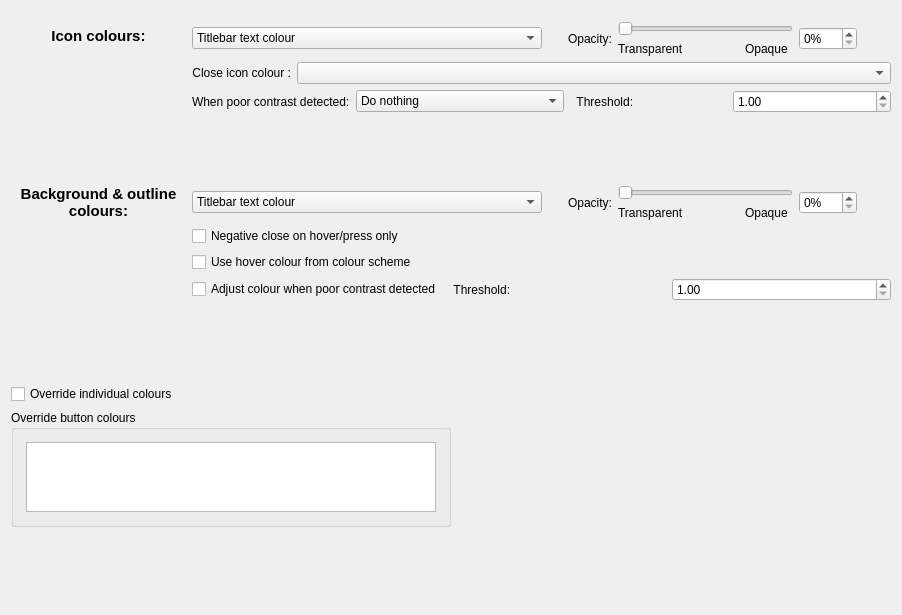
         <widget class="QWidget" name="scrollAreaWidgetContentsInactive">
          <property name="geometry">
           <rect>
            <x>0</x>
            <y>0</y>
            <width>902</width>
            <height>615</height>
           </rect>
          </property>
          <layout class="QVBoxLayout" name="verticalLayout_5">
           <item>
            <spacer name="verticalSpacer_8">
             <property name="orientation">
              <enum>Qt::Vertical</enum>
             </property>
             <property name="sizeType">
              <enum>QSizePolicy::Fixed</enum>
             </property>
             <property name="sizeHint" stdset="0">
              <size>
               <width>20</width>
               <height>10</height>
              </size>
             </property>
            </spacer>
           </item>
           <item>
            <layout class="QHBoxLayout" name="horizontalLayout_16">
             <item>
              <layout class="QFormLayout" name="formLayout_2">
               <item row="0" column="0">
                <widget class="QLabel" name="label_4">
                 <property name="minimumSize">
                  <size>
                   <width>175</width>
                   <height>0</height>
                  </size>
                 </property>
                 <property name="text">
                  <string>&lt;html&gt;&lt;head/&gt;&lt;body&gt;&lt;p&gt;&lt;span style=&quot; font-size:11pt; font-weight:600;&quot;&gt;Icon colours:&lt;/span&gt;&lt;/p&gt;&lt;/body&gt;&lt;/html&gt;</string>
                 </property>
                 <property name="alignment">
                  <set>Qt::AlignCenter</set>
                 </property>
                 <property name="buddy">
                  <cstring>buttonIconColorsInactive</cstring>
                 </property>
                </widget>
               </item>
               <item row="0" column="1">
                <layout class="QHBoxLayout" name="horizontalLayout_12">
                 <item>
                  <widget class="QComboBox" name="buttonIconColorsInactive">
                   <property name="enabled">
                    <bool>true</bool>
                   </property>
                   <property name="sizePolicy">
                    <sizepolicy hsizetype="Preferred" vsizetype="Fixed">
                     <horstretch>0</horstretch>
                     <verstretch>0</verstretch>
                    </sizepolicy>
                   </property>
                   <property name="minimumSize">
                    <size>
                     <width>350</width>
                     <height>0</height>
                    </size>
                   </property>
                   <property name="sizeAdjustPolicy">
                    <enum>QComboBox::AdjustToContentsOnFirstShow</enum>
                   </property>
                   <item>
                    <property name="text">
                     <string>Titlebar text colour</string>
                    </property>
                   </item>
                   <item>
                    <property name="text">
                     <string>Titlebar text colour with negative close icon</string>
                    </property>
                   </item>
                   <item>
                    <property name="text">
                     <string>Accent colour</string>
                    </property>
                   </item>
                   <item>
                    <property name="text">
                     <string>Accent colour with negative close icon</string>
                    </property>
                   </item>
                   <item>
                    <property name="text">
                     <string>Accent colour with traffic lights</string>
                    </property>
                   </item>
                  </widget>
                 </item>
                 <item>
                  <spacer name="horizontalSpacer_13">
                   <property name="orientation">
                    <enum>Qt::Horizontal</enum>
                   </property>
                   <property name="sizeType">
                    <enum>QSizePolicy::Fixed</enum>
                   </property>
                   <property name="sizeHint" stdset="0">
                    <size>
                     <width>20</width>
                     <height>20</height>
                    </size>
                   </property>
                  </spacer>
                 </item>
                 <item>
                  <widget class="QLabel" name="label_8">
                   <property name="text">
                    <string>Opacity:</string>
                   </property>
                   <property name="buddy">
                    <cstring>buttonIconOpacityInactive</cstring>
                   </property>
                  </widget>
                 </item>
                 <item>
                  <layout class="QGridLayout" name="gridLayout_6">
                   <item row="1" column="2">
                    <widget class="QLabel" name="opacitySliderLabel_2_Inactive_2">
                     <property name="text">
                      <string>Opaque</string>
                     </property>
                    </widget>
                   </item>
                   <item row="1" column="0">
                    <widget class="QLabel" name="opacitySliderLabel_1_Inactive_2">
                     <property name="text">
                      <string>Transparent</string>
                     </property>
                    </widget>
                   </item>
                   <item row="0" column="0" colspan="3">
                    <widget class="QSlider" name="buttonIconOpacitySliderInactive">
                     <property name="sizePolicy">
                      <sizepolicy hsizetype="Fixed" vsizetype="Fixed">
                       <horstretch>0</horstretch>
                       <verstretch>0</verstretch>
                      </sizepolicy>
                     </property>
                     <property name="minimumSize">
                      <size>
                       <width>175</width>
                       <height>0</height>
                      </size>
                     </property>
                     <property name="maximum">
                      <number>100</number>
                     </property>
                     <property name="orientation">
                      <enum>Qt::Horizontal</enum>
                     </property>
                    </widget>
                   </item>
                   <item row="1" column="1">
                    <spacer name="horizontalSpacer_14">
                     <property name="orientation">
                      <enum>Qt::Horizontal</enum>
                     </property>
                     <property name="sizeType">
                      <enum>QSizePolicy::Preferred</enum>
                     </property>
                     <property name="sizeHint" stdset="0">
                      <size>
                       <width>15</width>
                       <height>0</height>
                      </size>
                     </property>
                    </spacer>
                   </item>
                  </layout>
                 </item>
                 <item>
                  <widget class="QSpinBox" name="buttonIconOpacityInactive">
                   <property name="suffix">
                    <string>%</string>
                   </property>
                   <property name="maximum">
                    <number>100</number>
                   </property>
                  </widget>
                 </item>
                 <item>
                  <spacer name="horizontalSpacer_17">
                   <property name="orientation">
                    <enum>Qt::Horizontal</enum>
                   </property>
                   <property name="sizeHint" stdset="0">
                    <size>
                     <width>40</width>
                     <height>20</height>
                    </size>
                   </property>
                  </spacer>
                 </item>
                </layout>
               </item>
               <item row="1" column="1">
                <layout class="QFormLayout" name="formLayout_9">
                 <item row="0" column="0">
                  <widget class="QLabel" name="closeButtonIconColorLabelInactive">
                   <property name="minimumSize">
                    <size>
                     <width>0</width>
                     <height>0</height>
                    </size>
                   </property>
                   <property name="text">
                    <string>Close icon colour :</string>
                   </property>
                   <property name="alignment">
                    <set>Qt::AlignRight|Qt::AlignTrailing|Qt::AlignVCenter</set>
                   </property>
                   <property name="buddy">
                    <cstring>closeButtonIconColorInactive</cstring>
                   </property>
                  </widget>
                 </item>
                 <item row="0" column="1">
                  <widget class="QComboBox" name="closeButtonIconColorInactive">
                   <property name="sizePolicy">
                    <sizepolicy hsizetype="Preferred" vsizetype="Fixed">
                     <horstretch>0</horstretch>
                     <verstretch>0</verstretch>
                    </sizepolicy>
                   </property>
                   <property name="sizeAdjustPolicy">
                    <enum>QComboBox::AdjustToContents</enum>
                   </property>
                  </widget>
                 </item>
                </layout>
               </item>
               <item row="2" column="1">
                <layout class="QHBoxLayout" name="horizontalLayout_6">
                 <item>
                  <widget class="QLabel" name="label_10">
                   <property name="text">
                    <string>When poor contrast detected:</string>
                   </property>
                   <property name="buddy">
                    <cstring>onPoorIconContrastInactive</cstring>
                   </property>
                  </widget>
                 </item>
                 <item>
                  <widget class="QComboBox" name="onPoorIconContrastInactive">
                   <property name="sizeAdjustPolicy">
                    <enum>QComboBox::AdjustToContentsOnFirstShow</enum>
                   </property>
                   <item>
                    <property name="text">
                     <string>Do nothing</string>
                    </property>
                   </item>
                   <item>
                    <property name="text">
                     <string>Replace with black or white</string>
                    </property>
                   </item>
                   <item>
                    <property name="text">
                     <string>Replace with titlebar background</string>
                    </property>
                   </item>
                  </widget>
                 </item>
                 <item>
                  <widget class="QLabel" name="poorIconContrastThresholdInactive_label">
                   <property name="text">
                    <string>  Threshold:</string>
                   </property>
                   <property name="buddy">
                    <cstring>poorIconContrastThresholdInactive</cstring>
                   </property>
                  </widget>
                 </item>
                 <item>
                  <widget class="QDoubleSpinBox" name="poorIconContrastThresholdInactive">
                   <property name="minimum">
                    <double>1.000000000000000</double>
                   </property>
                   <property name="maximum">
                    <double>21.000000000000000</double>
                   </property>
                   <property name="singleStep">
                    <double>0.100000000000000</double>
                   </property>
                  </widget>
                 </item>
                </layout>
               </item>
               <item row="3" column="1">
                <spacer name="verticalSpacer_6">
                 <property name="orientation">
                  <enum>Qt::Vertical</enum>
                 </property>
                 <property name="sizeType">
                  <enum>QSizePolicy::Fixed</enum>
                 </property>
                 <property name="sizeHint" stdset="0">
                  <size>
                   <width>20</width>
                   <height>60</height>
                  </size>
                 </property>
                </spacer>
               </item>
               <item row="4" column="0">
                <widget class="QLabel" name="label_23">
                 <property name="enabled">
                  <bool>true</bool>
                 </property>
                 <property name="minimumSize">
                  <size>
                   <width>175</width>
                   <height>0</height>
                  </size>
                 </property>
                 <property name="text">
                  <string>&lt;html&gt;&lt;head/&gt;&lt;body&gt;&lt;p&gt;&lt;span style=&quot; font-size:11pt; font-weight:600;&quot;&gt;Background &amp;amp;&amp;amp; outline&lt;br/&gt;colours:&lt;/span&gt;&lt;/p&gt;&lt;/body&gt;&lt;/html&gt;</string>
                 </property>
                 <property name="alignment">
                  <set>Qt::AlignCenter</set>
                 </property>
                 <property name="margin">
                  <number>2</number>
                 </property>
                 <property name="buddy">
                  <cstring>buttonBackgroundColorsInactive</cstring>
                 </property>
                </widget>
               </item>
               <item row="4" column="1">
                <layout class="QHBoxLayout" name="horizontalLayout_7">
                 <item>
                  <widget class="QComboBox" name="buttonBackgroundColorsInactive">
                   <property name="sizePolicy">
                    <sizepolicy hsizetype="Preferred" vsizetype="Fixed">
                     <horstretch>0</horstretch>
                     <verstretch>0</verstretch>
                    </sizepolicy>
                   </property>
                   <property name="minimumSize">
                    <size>
                     <width>350</width>
                     <height>0</height>
                    </size>
                   </property>
                   <item>
                    <property name="text">
                     <string>Titlebar text colour</string>
                    </property>
                   </item>
                   <item>
                    <property name="text">
                     <string>Titlebar text colour with negative close button</string>
                    </property>
                   </item>
                   <item>
                    <property name="text">
                     <string>Accent colour</string>
                    </property>
                   </item>
                   <item>
                    <property name="text">
                     <string>Accent colour with negative close button</string>
                    </property>
                   </item>
                   <item>
                    <property name="text">
                     <string>Accent colour with traffic lights</string>
                    </property>
                   </item>
                  </widget>
                 </item>
                 <item>
                  <spacer name="horizontalSpacer_12">
                   <property name="orientation">
                    <enum>Qt::Horizontal</enum>
                   </property>
                   <property name="sizeType">
                    <enum>QSizePolicy::Fixed</enum>
                   </property>
                   <property name="sizeHint" stdset="0">
                    <size>
                     <width>20</width>
                     <height>20</height>
                    </size>
                   </property>
                  </spacer>
                 </item>
                 <item>
                  <widget class="QLabel" name="label_7">
                   <property name="text">
                    <string>Opacity:</string>
                   </property>
                   <property name="buddy">
                    <cstring>buttonBackgroundOpacityInactive</cstring>
                   </property>
                  </widget>
                 </item>
                 <item>
                  <layout class="QGridLayout" name="gridLayout_3">
                   <item row="0" column="0" colspan="3">
                    <widget class="QSlider" name="buttonBackgroundOpacitySliderInactive">
                     <property name="sizePolicy">
                      <sizepolicy hsizetype="Fixed" vsizetype="Fixed">
                       <horstretch>0</horstretch>
                       <verstretch>0</verstretch>
                      </sizepolicy>
                     </property>
                     <property name="minimumSize">
                      <size>
                       <width>175</width>
                       <height>0</height>
                      </size>
                     </property>
                     <property name="maximum">
                      <number>100</number>
                     </property>
                     <property name="orientation">
                      <enum>Qt::Horizontal</enum>
                     </property>
                    </widget>
                   </item>
                   <item row="1" column="0">
                    <widget class="QLabel" name="opacitySliderLabel_1_Inactive">
                     <property name="text">
                      <string>Transparent</string>
                     </property>
                    </widget>
                   </item>
                   <item row="1" column="2">
                    <widget class="QLabel" name="opacitySliderLabel_2_Inactive">
                     <property name="text">
                      <string>Opaque</string>
                     </property>
                    </widget>
                   </item>
                   <item row="1" column="1">
                    <spacer name="horizontalSpacer_6">
                     <property name="orientation">
                      <enum>Qt::Horizontal</enum>
                     </property>
                     <property name="sizeType">
                      <enum>QSizePolicy::Preferred</enum>
                     </property>
                     <property name="sizeHint" stdset="0">
                      <size>
                       <width>15</width>
                       <height>0</height>
                      </size>
                     </property>
                    </spacer>
                   </item>
                  </layout>
                 </item>
                 <item>
                  <widget class="QSpinBox" name="buttonBackgroundOpacityInactive">
                   <property name="suffix">
                    <string>%</string>
                   </property>
                   <property name="maximum">
                    <number>100</number>
                   </property>
                  </widget>
                 </item>
                 <item>
                  <spacer name="horizontalSpacer_18">
                   <property name="orientation">
                    <enum>Qt::Horizontal</enum>
                   </property>
                   <property name="sizeHint" stdset="0">
                    <size>
                     <width>40</width>
                     <height>20</height>
                    </size>
                   </property>
                  </spacer>
                 </item>
                </layout>
               </item>
               <item row="5" column="1">
                <widget class="QCheckBox" name="negativeCloseBackgroundHoverPressInactive">
                 <property name="text">
                  <string>Negative close on hover/press only</string>
                 </property>
                </widget>
               </item>
               <item row="6" column="1">
                <widget class="QCheckBox" name="useHoverAccentInactive">
                 <property name="text">
                  <string>Use hover colour from colour scheme</string>
                 </property>
                </widget>
               </item>
               <item row="7" column="1">
                <layout class="QHBoxLayout" name="horizontalLayout_11">
                 <item>
                  <widget class="QCheckBox" name="adjustBackgroundColorOnPoorContrastInactive">
                   <property name="text">
                    <string>Adjust colour when poor contrast detected</string>
                   </property>
                  </widget>
                 </item>
                 <item>
                  <widget class="QLabel" name="poorBackgroundContrastThresholdInactive_label">
                   <property name="text">
                    <string>  Threshold:</string>
                   </property>
                   <property name="buddy">
                    <cstring>poorBackgroundContrastThresholdInactive</cstring>
                   </property>
                  </widget>
                 </item>
                 <item>
                  <widget class="QDoubleSpinBox" name="poorBackgroundContrastThresholdInactive">
                   <property name="minimum">
                    <double>1.000000000000000</double>
                   </property>
                   <property name="maximum">
                    <double>21.000000000000000</double>
                   </property>
                   <property name="singleStep">
                    <double>0.100000000000000</double>
                   </property>
                  </widget>
                 </item>
                </layout>
               </item>
              </layout>
             </item>
             <item>
              <spacer name="horizontalSpacer_7">
               <property name="orientation">
                <enum>Qt::Horizontal</enum>
               </property>
               <property name="sizeType">
                <enum>QSizePolicy::Expanding</enum>
               </property>
               <property name="sizeHint" stdset="0">
                <size>
                 <width>0</width>
                 <height>20</height>
                </size>
               </property>
              </spacer>
             </item>
            </layout>
           </item>
           <item>
            <spacer name="verticalSpacer_4">
             <property name="orientation">
              <enum>Qt::Vertical</enum>
             </property>
             <property name="sizeType">
              <enum>QSizePolicy::MinimumExpanding</enum>
             </property>
             <property name="sizeHint" stdset="0">
              <size>
               <width>20</width>
               <height>40</height>
              </size>
             </property>
            </spacer>
           </item>
           <item>
            <widget class="QCheckBox" name="buttonColorOverrideToggleInactive">
             <property name="text">
              <string>Override individual colours</string>
             </property>
            </widget>
           </item>
           <item>
            <layout class="QHBoxLayout" name="horizontalLayout_8">
             <item>
              <widget class="QGroupBox" name="inactiveOverrideGroupBox">
               <property name="sizePolicy">
                <sizepolicy hsizetype="MinimumExpanding" vsizetype="MinimumExpanding">
                 <horstretch>0</horstretch>
                 <verstretch>0</verstretch>
                </sizepolicy>
               </property>
               <property name="title">
                <string>Override button colours</string>
               </property>
               <layout class="QVBoxLayout" name="verticalLayout_6">
                <property name="spacing">
                 <number>12</number>
                </property>
                <property name="leftMargin">
                 <number>12</number>
                </property>
                <property name="topMargin">
                 <number>12</number>
                </property>
                <property name="rightMargin">
                 <number>12</number>
                </property>
                <property name="bottomMargin">
                 <number>12</number>
                </property>
                <item>
                 <widget class="QTableWidget" name="overrideColorTableInactive">
                  <property name="sizePolicy">
                   <sizepolicy hsizetype="Preferred" vsizetype="Preferred">
                    <horstretch>0</horstretch>
                    <verstretch>0</verstretch>
                   </sizepolicy>
                  </property>
                  <property name="minimumSize">
                   <size>
                    <width>0</width>
                    <height>0</height>
                   </size>
                  </property>
                  <property name="verticalScrollBarPolicy">
                   <enum>Qt::ScrollBarAlwaysOff</enum>
                  </property>
                  <property name="horizontalScrollBarPolicy">
                   <enum>Qt::ScrollBarAlwaysOff</enum>
                  </property>
                  <property name="sizeAdjustPolicy">
                   <enum>QAbstractScrollArea::AdjustToContents</enum>
                  </property>
                  <property name="alternatingRowColors">
                   <bool>true</bool>
                  </property>
                  <property name="selectionMode">
                   <enum>QAbstractItemView::SingleSelection</enum>
                  </property>
                  <property name="wordWrap">
                   <bool>false</bool>
                  </property>
                  <property name="cornerButtonEnabled">
                   <bool>false</bool>
                  </property>
                  <attribute name="horizontalHeaderVisible">
                   <bool>true</bool>
                  </attribute>
                  <attribute name="horizontalHeaderCascadingSectionResizes">
                   <bool>true</bool>
                  </attribute>
                  <attribute name="verticalHeaderVisible">
                   <bool>true</bool>
                  </attribute>
                  <attribute name="verticalHeaderCascadingSectionResizes">
                   <bool>true</bool>
                  </attribute>
                 </widget>
                </item>
               </layout>
              </widget>
             </item>
             <item>
              <spacer name="horizontalSpacer_8">
               <property name="orientation">
                <enum>Qt::Horizontal</enum>
               </property>
               <property name="sizeHint" stdset="0">
                <size>
                 <width>0</width>
                 <height>0</height>
                </size>
               </property>
              </spacer>
             </item>
            </layout>
           </item>
           <item>
            <spacer name="verticalSpacer">
             <property name="orientation">
              <enum>Qt::Vertical</enum>
             </property>
             <property name="sizeHint" stdset="0">
              <size>
               <width>5</width>
               <height>5</height>
              </size>
             </property>
            </spacer>
           </item>
          </layout>
         </widget>
